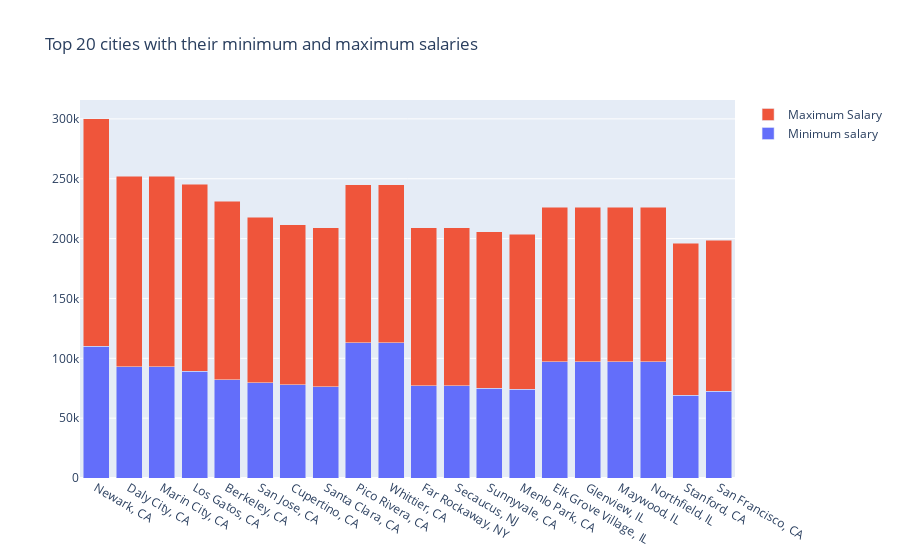

Notebook code cell kept with this figure:
### Code cell
fig = go.Figure()

fig.add_trace(go.Bar(x=df.index,y=df['SalaryEstimate_low'],name='Minimum salary'))
fig.add_trace(go.Bar(x=df.index,y=df['SalaryEstimate_high'],name='Maximum Salary'))

fig.update_layout(title='Top 20 cities with their minimum and maximum salaries',barmode='stack')

fig.show()
plt.savefig("max_min_salary.png")

### Figure 1 — Plotly figure (JSON) as saved in the notebook; plotly's stock layout.template omitted (floating-point values rounded to 4 significant figures)
{"data": [{"name": "Minimum salary", "type": "bar", "x": ["Newark, CA", "Daly City, CA", "Marin City, CA", "Los Gatos, CA", "Berkeley, CA", "San Jose, CA", "Cupertino, CA", "Santa Clara, CA", "Pico Rivera, CA", "Whittier, CA", "Far Rockaway, NY", "Secaucus, NJ", "Sunnyvale, CA", "Menlo Park, CA", "Elk Grove Village, IL", "Glenview, IL", "Maywood, IL", "Northfield, IL", "Stanford, CA", "San Francisco, CA"], "y": [110000, 93000, 93000, 89330.0, 82000, 79420.0, 77770.0, 76180.0, 113000, 113000, 77000, 77000, 75000, 74270.0, 97000, 97000, 97000, 97000, 69000, 72520.0]}, {"name": "Maximum Salary", "type": "bar", "x": ["Newark, CA", "Daly City, CA", "Marin City, CA", "Los Gatos, CA", "Berkeley, CA", "San Jose, CA", "Cupertino, CA", "Santa Clara, CA", "Pico Rivera, CA", "Whittier, CA", "Far Rockaway, NY", "Secaucus, NJ", "Sunnyvale, CA", "Menlo Park, CA", "Elk Grove Village, IL", "Glenview, IL", "Maywood, IL", "Northfield, IL", "Stanford, CA", "San Francisco, CA"], "y": [190000, 159000, 159000, 156000, 149000, 138300.0, 134000, 133100.0, 132000, 132000, 132000, 132000, 130600.0, 129500.0, 129000, 129000, 129000, 129000, 127000, 126000.0]}], "layout": {"autosize": true, "barmode": "stack", "title": {"text": "Top 20 cities with their minimum and maximum salaries"}, "xaxis": {"autorange": true, "range": [-0.5, 19.5], "type": "category"}, "yaxis": {"autorange": true, "range": [0, 315800.0], "type": "linear"}}}
